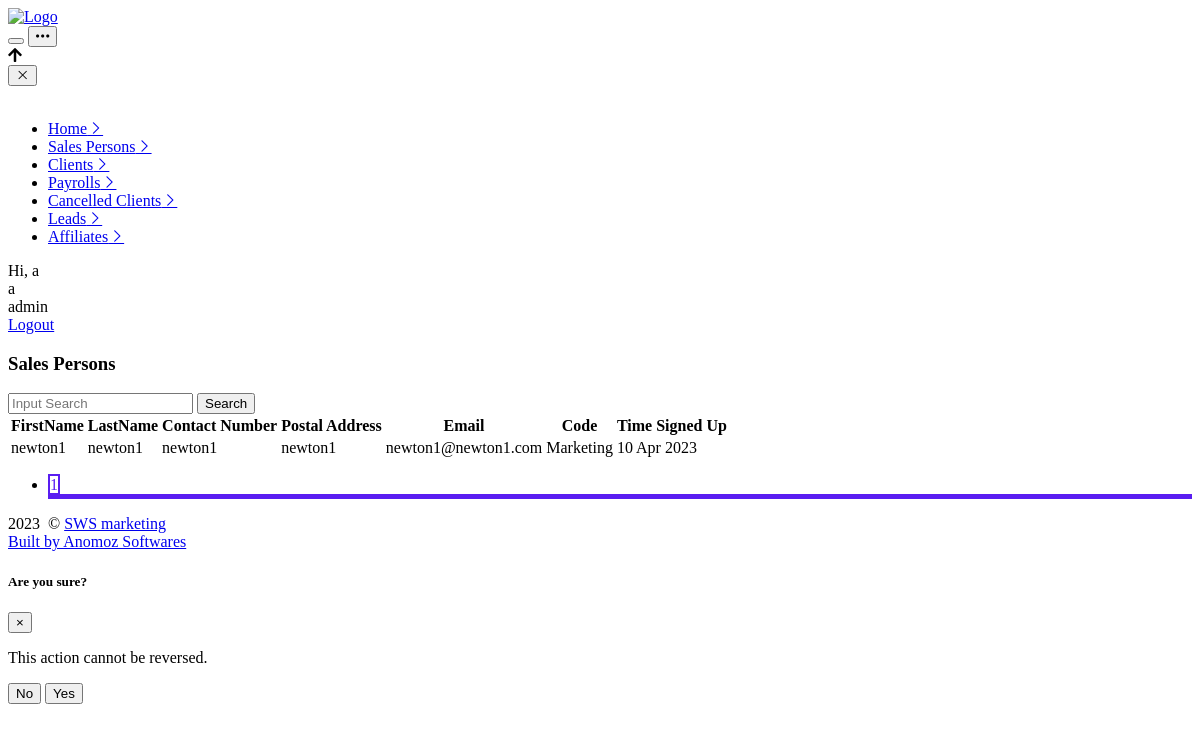
Screenshot of /crm/leads.php (signed in) with the database file from the repository.
### tables this page shows
CREATE TABLE `tushantMarketing_admins` (
  `id` varchar(256) NOT NULL,
  `name` varchar(256) DEFAULT '',
  `email` varchar(256) DEFAULT '',
  `password` varchar(256) DEFAULT '',
  `timeAdded` varchar(256) DEFAULT ''
);

CREATE TABLE `tushantMarketing_clients` (
  `id` varchar(256) NOT NULL,
  `name` varchar(256) DEFAULT '',
  `firstName` varchar(256) DEFAULT '',
  `lastName` varchar(256) DEFAULT '',
  `postalAddress` varchar(256) DEFAULT '',
  `code` varchar(256) DEFAULT '',
  `timeAdded` varchar(256) DEFAULT '',
  `autoIncrement` int(11) NOT NULL,
  `email` varchar(256) DEFAULT '',
  `contactNo` varchar(256) DEFAULT '',
  `paymentStatus` varchar(256) DEFAULT 'Pending',
  `subscriptionId` varchar(256) DEFAULT 'None',
  `timeCancelled` varchar(256) DEFAULT 'None'
);

### crm/global.php (called while the page is built, shortened)
<?php
include_once("database.php");
$g_body_class = "";
if (isset($_SESSION['email']) && isset($_SESSION['password'])){
    $session_password = $_SESSION['password'];
    $session_email =  $_SESSION['email'];
    $query = "SELECT *  FROM tushantMarketing_admins WHERE email='$session_email' AND password='$session_password'";
    $result = $con->query($query);
    if ($result->num_rows > 0){
        while($row = $result->fetch_assoc()){
            $logged=1;
            $session_name = $row['name'];
        }
    }
    else
        $logged=0;
}
else
    $logged=0;
function runQuery($query){
    global $con;
    $result=$con->query($query);
}
function getAll($con,$sql){
    runQuery($sql);
    $result = $con->query($sql);
    $list = array();
    while ($row = mysqli_fetch_assoc($result)){
        $list[] = $row;
    }
    return $list;
}
function getRow($con,$sql){
	runQuery($sql);
	if ($result = $con->query($sql)) {
        $row = mysqli_fetch_assoc($result);
        return $row;
    } else {
        return false;
    }
}
?>

### crm/leads.php (the view, shortened to what this page needs)
<?require("./global.php");
$paymentStatus="Pending";
$page = !empty($_GET['page']) ? (int) $_GET['page'] : 1;
$lastEntryNo=!empty($_GET['lastEntryNo']) ? (int) $_GET['lastEntryNo'] : 0;
$searchEnabled=0;
if(!$searchEnabled)
    $totalPages=getRow($con,"select count(id) as totalPages,max(autoIncrement) as maxAutoInc from tushantMarketing_clients where paymentStatus='$paymentStatus'");
$totalPages=ceil($totalPages['totalPages']/10);
if((!isset($_GET['page'])) || (isset($_GET['lastEntryNo']))){
    $query="select * from tushantMarketing_clients where autoIncrement > $lastEntryNo and paymentStatus='$paymentStatus' order by autoIncrement asc limit 10";
}
$displayLeads=getAll($con,$query);
$lastEntryNo=max(array_column($displayLeads, 'autoIncrement'));
$firstEntryNo=min(array_column($displayLeads, 'autoIncrement'));
?>
<!DOCTYPE html>
<html lang="en">
    <head>
        <?require("./includes/views/head.php") ?>
    </head>
<body class="<? echo $g_body_class ?>">
	<? require("./includes/views/header.php") ?>
	<div class="kt-grid kt-grid--hor kt-grid--root">
		<div class="kt-grid__item kt-grid__item--fluid kt-grid kt-grid--ver kt-page">
			<div class="kt-grid__item kt-grid__item--fluid kt-grid kt-grid--hor kt-wrapper" id="kt_wrapper">
				<? require("./includes/views/topmenu.php") ?>
				<div class="kt-body kt-grid__item kt-grid__item--fluid kt-grid kt-grid--hor kt-grid--stretch" id="kt_body">
					<div class="kt-content  kt-grid__item kt-grid__item--fluid kt-grid kt-grid--hor" id="kt_content">
						<div class="kt-container  kt-grid__item kt-grid__item--fluid w-100">
                            <div class="kt-portlet kt-portlet--mobile">
            						<div class="kt-portlet__head kt-portlet__head--lg">
            							<div class="kt-portlet__head-label">
            								<h3 class="kt-portlet__head-title">
            								    Sales Persons
            								</h3>
            							</div>
            							<form method="get" action="" enctype="multipart/form-data" style="margin-top: 10px;">
            							<div class="kt-portlet__head-toolbar">
            								<div class="kt-portlet__head-wrapper">
            									<div class="kt-portlet__head-actions">
        										    <div class="d-flex align-items-center">
            										    <input type="text" name="search" class="form-control" placeholder="Input Search" value="<?echo $search?>">
            										    <input type="submit" class="btn btn-primary" value="Search">
                									</div>
                								</div>
            								</div>
            							</div>
            							</form>
            						</div>
            						<div class="kt-portlet__body">
            							<form action="" method="post">
            							    <table class="table table-striped- table-bordered table-hover table-checkable " >
                                                <thead>
                                                    <tr>
                                                        <th>FirstName</th>
                                                        <th>LastName</th>
                                                        <th>Contact Number</th>
                                                        <th>Postal Address</th>
                                                        <th>Email</th>
                                                        <th>Code</th>
                                                        <th>Time Signed Up</th>
                                                    </tr>
                                                </thead>
                                                <tbody>
                                                <?foreach($displayLeads as $row){?>
                                                        <tr>
                                                            <td><?echo $row['firstName']?></td>
                                                            <td><?echo $row['lastName']?></td>
                                                            <td><?echo $row['contactNo']?></td>
                                                            <td><?echo $row['postalAddress']?></td>
                                                            <td><?echo $row['email']?></td>
                                                            <td><?echo $row['code']?></td>
                                                            <td><?echo date("d M Y",$row['timeAdded'])?></td>
                                                        </tr>
                                                    <?}?>
                                                </tbody>
                                            </table>
    									<div class="row">
    										<nav aria-label="Page navigation example mt-3" style="margin: 1px auto;">
    											<ul class="pagination justify-content-center">
    												<? for ($i = ($page - 1); $i < ($page + 2); $i++) {
    													if ($i > 0 && $i <= $totalPages) {
    													?>
    														<li class="page-item <? if ($page == $i) {echo "selected-page-item";} ?>">
															    <a class="page-link
    															    <?
    															    $doNothing=0;
    															    if ($page == $i) {echo "selected-page-link";}
    															    if($page > $i)
    															        $href="?page=$i&firstEntryNo=$firstEntryNo";
    															    else if($page < $i)
    															        $href="?page=$i&lastEntryNo=$lastEntryNo";
    															    else
    															        $doNothing=1;
    															    ?>"
        															<?if(!$doNothing){?>href="<?echo $href?><?if($searchEnabled){echo "&search=$search";}?>"<?}?>>
															        <? echo $i ?>
    															</a>
															</li>
    												<? }}
    												    ?>
												</ul>
    										</nav>
                                        </div>
                                        </form>
            						</div>
            					</div>
        				</div>
                    </div>
                </div>
			</div>
		</div>
		<? require("./includes/views/footer.php") ?>
	</div>
    <? require("./includes/views/footerjs.php") ?>
</body>
</html>

### crm/includes/views/topmenu.php (shortened to what this page needs)
<?$filenameLink = basename($_SERVER['PHP_SELF']);?>
<div id="kt_header" class="kt-header  kt-header--fixed " data-ktheader-minimize="on">
	<div class="kt-container  kt-container--fluid ">
		<button class="kt-header-menu-wrapper-close" id="kt_header_menu_mobile_close_btn"><i class="la la-close"></i></button>
		<div class="kt-header-menu-wrapper kt-grid__item kt-grid__item--fluid" id="kt_header_menu_wrapper">
		    <div id="kt_header_menu" class="kt-header-menu kt-header-menu-mobile ">
			    <div class="col-3 mx-auto my-auto" >
					<div class="" style="width: 200px;">
					</div>
				</div>
				<ul class="kt-menu__nav">
				    <?if($logged==1){?>
					    <li class="kt-menu__item <?if($filenameLink=='home.php'){echo 'kt-menu__item--here';}?>" data-ktmenu-submenu-toggle="click" aria-haspopup="true">
                            <a href="home.php" class="kt-menu__link"><span class="kt-menu__link-text">Home</span><i class="kt-menu__ver-arrow la la-angle-right"></i></a>
                        </li>
                        <li class="kt-menu__item <?if($filenameLink=='salesPersons.php'){echo 'kt-menu__item--here';}?>" data-ktmenu-submenu-toggle="click" aria-haspopup="true">
                            <a href="salesPersons.php" class="kt-menu__link"><span class="kt-menu__link-text" style="white-space: pre;">Sales Persons</span><i class="kt-menu__ver-arrow la la-angle-right"></i></a>
                        </li>
                        <li class="kt-menu__item <?if($filenameLink=='clients.php'){echo 'kt-menu__item--here';}?>" data-ktmenu-submenu-toggle="click" aria-haspopup="true">
                            <a href="clients.php" class="kt-menu__link"><span class="kt-menu__link-text">Clients</span><i class="kt-menu__ver-arrow la la-angle-right"></i></a>
                        </li>
                        <li class="kt-menu__item <?if($filenameLink=='payrolls.php'){echo 'kt-menu__item--here';}?>" data-ktmenu-submenu-toggle="click" aria-haspopup="true">
                            <a href="payrolls.php" class="kt-menu__link"><span class="kt-menu__link-text">Payrolls</span><i class="kt-menu__ver-arrow la la-angle-right"></i></a>
                        </li>
                        <li class="kt-menu__item <?if($filenameLink=='cancelledClients.php'){echo 'kt-menu__item--here';}?>" data-ktmenu-submenu-toggle="click" aria-haspopup="true">
                            <a href="cancelledClients.php" class="kt-menu__link"><span class="kt-menu__link-text" style="white-space: pre;">Cancelled Clients</span><i class="kt-menu__ver-arrow la la-angle-right"></i></a>
                        </li>
                        <li class="kt-menu__item <?if($filenameLink=='leads.php'){echo 'kt-menu__item--here';}?>" data-ktmenu-submenu-toggle="click" aria-haspopup="true">
                            <a href="leads.php" class="kt-menu__link"><span class="kt-menu__link-text">Leads</span><i class="kt-menu__ver-arrow la la-angle-right"></i></a>
                        </li>
                        <li class="kt-menu__item <?if($filenameLink=='affiliates.php'){echo 'kt-menu__item--here';}?>" data-ktmenu-submenu-toggle="click" aria-haspopup="true">
                            <a href="affiliates.php" class="kt-menu__link"><span class="kt-menu__link-text">Affiliates</span><i class="kt-menu__ver-arrow la la-angle-right"></i></a>
                        </li>
                    <?}else{?>
                        <li class="kt-menu__item <?if($filenameLink=='login.php'){echo 'kt-menu__item--here';}?>" data-ktmenu-submenu-toggle="click" aria-haspopup="true">
                            <a href="login.php" class="kt-menu__link"><span class="kt-menu__link-text">Login</span><i class="kt-menu__ver-arrow la la-angle-right"></i></a>
                        </li>
                    <?}?>
                </ul>
            </div>
		</div>
		<?if($logged==1){?>
		<div class="kt-header__topbar kt-grid__item">
            <div class="kt-header__topbar-item kt-header__topbar-item--user">
				<div class="kt-header__topbar-wrapper" data-toggle="dropdown" data-offset="10px,0px">
					<span class="kt-header__topbar-welcome kt-visible-desktop">Hi,</span>
					<span class="kt-badge kt-badge--username kt-badge--unified-success kt-badge--lg kt-badge--rounded kt-badge--bold"><?echo substr($session_name, 0, 1);?></span>
				</div>
				<div class="dropdown-menu dropdown-menu-fit dropdown-menu-right dropdown-menu-anim dropdown-menu-xl">
				<div class="kt-user-card kt-user-card--skin-light kt-notification-item-padding-x">
						<div class="kt-user-card__avatar">
						    <span class="kt-badge kt-badge--username kt-badge--unified-success kt-badge--lg kt-badge--rounded kt-badge--bold"><?echo substr($session_name, 0, 1);?></span>
						</div>
						<div class="kt-user-card__name">
							<?echo $session_name?>
						</div>
						<div class="kt-user-card__badge">
							<a href="?logout=1" class="btn btn-label-primary btn-sm btn-bold btn-font-md">Logout</a>
						</div>
					</div>
                </div>
			</div>
		</div>
		<?}?>
	</div>
</div>

### crm/leads.php (style rules this page uses)
.selected-page-item { border-bottom-color: #591df1; border-bottom-width: 5px; border-bottom-style: solid; }
.selected-page-link { border: 1px solid #591df1; background: white; color: #591df1; margin-bottom: 25px; border-width: 2px; }

### rows the page displays
tushantmarketing_admins: name "a", name "admin"
tushantmarketing_clients: firstName "newton1", lastName "newton1", contactNo "newton1", postalAddress "newton1", email "newton1@newton1.com", code "Marketing", timeAdded "10 Apr 2023"

### other values shown
$g_projectTitle "SWS marketing"
